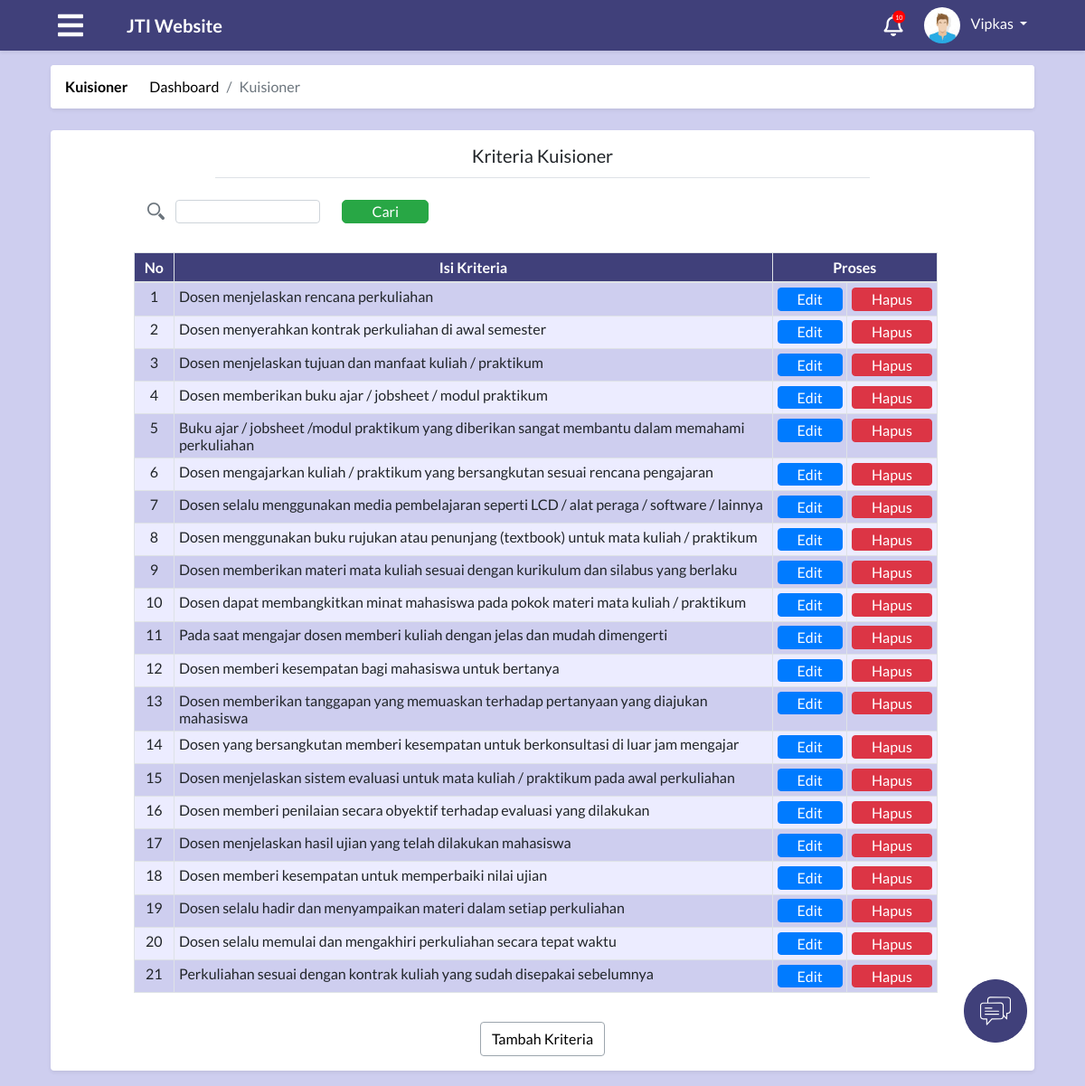
The app's page /module/index.php?module=kriteriaKuisioner (signed in) with its own data.
### tables this page shows
CREATE TABLE `tabel_admin` (
  `id_admin` int(30) NOT NULL,
  `nama` varchar(50) NOT NULL,
  `nip` int(20) NOT NULL,
  `alamat` text,
  `tempat_lahir` varchar(50) DEFAULT NULL,
  `tangal_lahir` date DEFAULT NULL,
  `id_user` int(11) NOT NULL,
  `waktu_edit` datetime NOT NULL
);

CREATE TABLE `tabel_kuisioner` (
  `id_kuisioner` int(11) NOT NULL,
  `kriteria` text NOT NULL,
  `status_aktif` enum('ya','tidak') NOT NULL DEFAULT 'ya'
);

### process/proses_kuisioner.php (called while the page is built, shortened)
<?php
function kriteria($con){
  $kriteria="select * from tabel_kuisioner";
  $resultKriteria = mysqli_query($con, $kriteria);
  return $resultKriteria;
}

### module/admin/kuisioner/kriteriaKuisioner.php (the view, shortened to what this page needs)
<?php
  include "../config/connection.php";
  include "../process/proses_kuisioner.php";
?>
<main role="main" class="container-fluid" id="kuisioner">
  <div class="row">
    <div class="col-md-12 p-0">
      <div class="m-2 bg-white shadow-sm rounded">
        <nav aria-label="breadcrumb">
            <ol class="breadcrumb">
                <li class="pr-4 title "><a href="?module=kuisioner"><strong>Kuisioner</strong></a></li>
                <li class="breadcrumb-item"><a href="#">Dashboard</a></li>
                <li class="breadcrumb-item active" aria-current="page">Kuisioner</li>
            </ol>
        </nav>
      </div>
    </div>
    <div class="col-md-12 p-0">
      <div class="m-2 p-3 bg-white mb-3 rounded shadow-sm">
        <div class="container-fluid p-0">
          <div class="row">
            <div class="col-md-8 offset-2 text-center border-bottom pb-1">
              <h5>Kriteria Kuisioner</h5>
            </div>
          </div>
          <div class="row mt-4">
            <form class="col-md-10 offset-1 d-flex" action="?module=kriteriaKuisioner" method="POST">
              <small class="my-auto"><img src="../img/search.svg" alt="" id="icon-search"></small>
              <input type="search" class="pencarian form-control mr-4" name="txtCariKriteria">
              <input type="submit" value="Cari" name="cariKriteria" class="btn btn-success cariKuisioner">
            </form>
          </div>
          <div class="row mt-3">
            <div class="col-md-10 offset-1 p-0 pr-3 d-flex justify-content-center scrollbar" id="dataKriteria">
            <?php
              if(isset($_POST["cariKriteria"])){
                $resultKriteria=cariKriteria($con, $_POST["txtCariKriteria"]);
              }
              else{
                $resultKriteria=kriteria($con);
              }
              if (mysqli_num_rows($resultKriteria) > 0){
              ?>
              <table class="table table-striped table-bordered text-center">
                <thead>
                  <tr>
                    <th>No</th>
                    <th>Isi Kriteria</th>
                    <th colspan="2">Proses</th>
                  </tr>
                </thead>
                <tbody>
                <?php
                $no=1;
                while($row=mysqli_fetch_assoc($resultKriteria)){
                  ?>
                  <tr>
                    <td><?php echo $no; ?></td>
                    <td class="text-left"><?php echo $row["kriteria"]; ?></td>
                    <td>
                      <button type="button" id="<?php echo $row["id_kuisioner"];?>" class="btn btn-primary edit-kriteria" data-toggle="modal" data-target="#modalEditKriteria">Edit</button>
                    </td>
                    <td>
                      <button type="button" id="<?php echo $row["id_kuisioner"];?>" class="btn btn-danger hapus-kriteria" data-toggle="modal" data-target="#modalHapusKriteria">Hapus</button>
                    </td>
                  </tr>
                  <?php
                    $no++;
                  }
                ?>
                </tbody>
              </table>
              <?php
              }
              ?>
            </div>
          </div>
          <div class="row">
            <div class="col-md-10 offset-1 mt-3 text-center">
              <button type="button" class="btn btn-outline-secondary btn-tambah" data-toggle="modal" data-target="#modalTambahKriteria">Tambah Kriteria</button>
            </div>
          </div>
        </div>
      </div>
    </div>
  </div>
</main>

### module/index.php (shortened to what this page needs)
<?php
include "../config/connection.php";
$level = $_SESSION['level'];
$idUser = $_SESSION['id'];
?>
<?php
switch ($level) {
  case 'admin':
    $queryUser = "SELECT a.*, b.* FROM tabel_user a, tabel_admin b WHERE a.id_user=$idUser and a.id_user=b.id_user";
    $resultUser = mysqli_query($con, $queryUser);
    $rowUser = mysqli_fetch_assoc($resultUser);
    $namaUser = $rowUser["nama"];
    break;
}
?>
<!DOCTYPE html>
<html>
<head>
  <?php
  include "../config/styles.php";
  ?>
</head>
<body>
  <nav class="app-navbar navbar navbar-expand-md navbar-dark bg-blue shadow-sm sticky-top mb-2">
    <?php
    if ($level == "admin") {
      ?>
      <a class="ml-5 mr-5" id="navigation-admin-btn"> <i class="fas fa-bars text-white burger-icon"></i></a>
    <?php
  } else {
    ?>
      <a class="ml-5 mr-5" id="navigation-btn"> <i class="fas fa-bars text-white burger-icon"></i></a>
    <?php
  }
  ?>
    <a class="navbar-brand " href="index.php?module=home"><b>JTI Website</b></a>
    <div class="collapse navbar-collapse" id="navbarCollapse">
      <i class="notification-icon text-white far fa-bell" onclick="location.href='index.php?module=notifikasi';">
        <span class="fas fa-circle notification-bubble"></span>
        <span class="notification-bubble-num">10</span>
      </i>
      <div class="dropdown mr-5">
        <img class="dropdown-toggle nav-profile-photo ml-4 " src="../attachment/img/avatar.jpeg" data-toggle="dropdown" aria-haspopup="true" aria-expanded="false">
        <a href="#" class="dropdown-toggle ml-2 profile-link" id="dropdownMenuButton" data-toggle="dropdown" aria-haspopup="true" aria-expanded="false"><?php echo ($namaUser); ?>&nbsp;<b class="caret"></b></a>
      </div>
    </div>
  </nav>
  <div class="container-fluid px-5">
    <?php
    $module = $_GET["module"];
    if ($level == "mahasiswa") {
      switch ($module) {
        case "home":
          include "mahasiswa/home.php";
          break;
        case "kompenAbsen":
          include "mahasiswa/kompenAbsen.php";
          break;
        case "coba":
          include "mahasiswa/coba.php";
          break;
        case "krs":
          include "mahasiswa/krs.php";
          break;
        case "jadwal":
          include "mahasiswa/jadwal.php";
          break;
        case "nilai":
          include "mahasiswa/nilai.php";
          break;
        case "nilaiError":
          include "mahasiswa/nilaiError.php";
          break;
        case "kelasKosong":
          include "mahasiswa/kelasKosong.php";
          break;
        case "notifikasi":
          include "notifikasi.php";
          break;
        default:
          include "404.php";
      }
    } else if ($level == "admin") {
      switch ($module) {
        case "kriteriaKuisioner":
          include "admin/kuisioner/kriteriaKuisioner.php";
          break;
      }
    }
    if ($level == "mahasiswa" || $level == "admin" || $level == "dosen") {
      if ($module != 'eComplain') {
        ?>
        <img src="../img/Chat.svg" alt="chat" class="chat-bubble">
      <?php
    }
  }
  ?>
  </div>
</body>
</html>

### config/styles.php (shortened to what this page needs)
<link rel="stylesheet" href="https://stackpath.bootstrapcdn.com/bootstrap/4.3.1/css/bootstrap.min.css">
<link rel="stylesheet" href="https://cdnjs.cloudflare.com/ajax/libs/bootstrap-datepicker/1.8.0/css/bootstrap-datepicker3.css">
<link rel="stylesheet" href="https://cdnjs.cloudflare.com/ajax/libs/ekko-lightbox/5.3.0/ekko-lightbox.css">
<link rel="stylesheet" href="https://use.fontawesome.com/releases/v5.7.2/css/all.css">
<link rel="stylesheet" href="../css/style.css">
<link rel="stylesheet" href="../css/login.css">
<link rel="stylesheet" href="../css/home.css">
<link rel="stylesheet" href="../css/jadwal.css">
<link rel="stylesheet" href="../css/krs.css">
<link rel="stylesheet" href="../css/nilai.css">
<link rel="stylesheet" href="../css/kompenAbsen.css">
<link rel="stylesheet" href="../css/kelasKosong.css">
<link rel="stylesheet" href="../css/notifikasi.css">
<link rel="stylesheet" href="../css/dosenKompen.css">
<link rel="stylesheet" href="../css/adminRuang.css">
<link rel="stylesheet" href="../css/admin.css">
<link rel="stylesheet" href="../css/dataDosen.css">
<link rel="stylesheet" href="../css/adminDataJadwalKuliah.css">
<link rel="stylesheet" href="../css/dataMahasiswa.css">
<link rel="stylesheet" href="../css/adminKhs.css">
<link rel="stylesheet" href="../css/krsAdmin.css">
<link rel="stylesheet" href="../css/eComplain.css">
<link rel="stylesheet" href="../css/adminBerita.css">
<link rel="stylesheet" href="../css/kuisioner.css">
<link rel="stylesheet" href="../css/absenKompen.css">

### css/style.css (style rules this page uses)
* { font-family: "Lato"; }
body, html { margin: 0; padding: 0; }
body { background-color: #ceceef !important; }
.app-navbar { z-index: 0; }
.burger-icon { font-size: 2em; }
.notification-icon { font-size: 1.5em; position: relative; cursor: pointer; }
.notification-bubble { position: absolute; font-size: 0.6em; top: -4px; color: red; right: -3px; }
.notification-bubble-num { position: absolute; font-size: 0.3em; top: 0px; color: #ffffff; right: 0px; }
.profile-link:link { color: #ffffff; text-decoration: none; }
.profile-link { color: #ffffff; text-decoration: none; }
.nav-profile-photo { width: 2.5em; border-radius: 50%; }
.app-navbar { z-index: 1; }
.bg-blue { background-color: #40407a; }
#navigation-btn, #navigation-admin-btn, .pointer { cursor: pointer; }
.chat-bubble { position: fixed; bottom: 3em; right: 4em; background: #40407a; width: 4.4em; height: 4.4em; border-radius: 50%; display: flex; justify-content: center; align-items: center; }
.table-striped>thead>tr>th { padding: 0.4em; padding-left: 0.7em; padding-right: 0.7em; }
.table-striped>thead>tr>th { background-color: #40407a; color: white; }
.table-striped>tbody>tr:nth-child(odd)>td { background-color: #ceceef; }
.table-striped>tbody>tr:nth-child(even)>td { background-color: #ececff; }
.table-striped>tbody>tr>td { font-size: 1em; padding: 0.3em; }
.table-striped .btn { height: 1.6em; padding-bottom: 0; padding-top: 0; padding-left: 1.3em; padding-right: 1.3em; }
.breadcrumb a { text-decoration: none; color: black; }
.breadcrumb { background: white; }

### css/login.css (style rules this page uses)
body { padding-top: 0 !important; }

### css/notifikasi.css (style rules this page uses)
td { border-top: 2px solid rgb(187, 187, 187); border-bottom: 2px solid rgb(187, 187, 187); }

### css/kuisioner.css (style rules this page uses)
#kuisioner .breadcrumb a { text-decoration: none; color: black; }
#kuisioner .breadcrumb { background: white; }
#kuisioner #icon-search { width: 1.5em; color: gray; margin-right: 1em; }
#kuisioner .pencarian { height: 1.6em !important; width: 10em; }
#kuisioner .cariKuisioner { height: 1.6em; padding-bottom: 0; padding-top: 0; padding-left: 2em; padding-right: 2em; border-radius: 5px; }
#kuisioner .btn-tambah { border-color: #9ca5ad !important; color: black; }
#kuisioner #dataKriteria { overflow-y: auto; max-height: 80vh; }

### records on screen
tabel_admin: nama "Vipkas"
tabel_kuisioner: kriteria "Dosen menjelaskan rencana perkuliahan"
tabel_kuisioner: kriteria "Dosen menyerahkan kontrak perkuliahan di awal semester"
tabel_kuisioner: kriteria "Dosen menjelaskan tujuan dan manfaat kuliah / praktikum"
tabel_kuisioner: kriteria "Dosen memberikan buku ajar / jobsheet / modul praktikum"
tabel_kuisioner: kriteria "Buku ajar / jobsheet /modul praktikum yang diberikan sangat membantu dalam memahami perkuliahan"
tabel_kuisioner: kriteria "Dosen mengajarkan kuliah / praktikum yang bersangkutan sesuai rencana pengajaran"
tabel_kuisioner: kriteria "Dosen selalu menggunakan media pembelajaran seperti LCD / alat peraga / software / lainnya"
tabel_kuisioner: kriteria "Dosen menggunakan buku rujukan atau penunjang (textbook) untuk mata kuliah / praktikum"
tabel_kuisioner: kriteria "Dosen memberikan materi mata kuliah sesuai dengan kurikulum dan silabus yang berlaku"
tabel_kuisioner: kriteria "Dosen dapat membangkitkan minat mahasiswa pada pokok materi mata kuliah / praktikum"
tabel_kuisioner: kriteria "Pada saat mengajar dosen memberi kuliah dengan jelas dan mudah dimengerti"
tabel_kuisioner: kriteria "Dosen memberi kesempatan bagi mahasiswa untuk bertanya"
tabel_kuisioner: kriteria "Dosen memberikan tanggapan yang memuaskan terhadap pertanyaan yang diajukan mahasiswa"
tabel_kuisioner: kriteria "Dosen yang bersangkutan memberi kesempatan untuk berkonsultasi di luar jam mengajar"
tabel_kuisioner: kriteria "Dosen menjelaskan sistem evaluasi untuk mata kuliah / praktikum pada awal perkuliahan"
tabel_kuisioner: kriteria "Dosen memberi penilaian secara obyektif terhadap evaluasi yang dilakukan"
tabel_kuisioner: kriteria "Dosen menjelaskan hasil ujian yang telah dilakukan mahasiswa"
tabel_kuisioner: kriteria "Dosen memberi kesempatan untuk memperbaiki nilai ujian"
tabel_kuisioner: kriteria "Dosen selalu hadir dan menyampaikan materi dalam setiap perkuliahan"
tabel_kuisioner: kriteria "Dosen selalu memulai dan mengakhiri perkuliahan secara tepat waktu"
tabel_kuisioner: kriteria "Perkuliahan sesuai dengan kontrak kuliah yang sudah disepakai sebelumnya"
